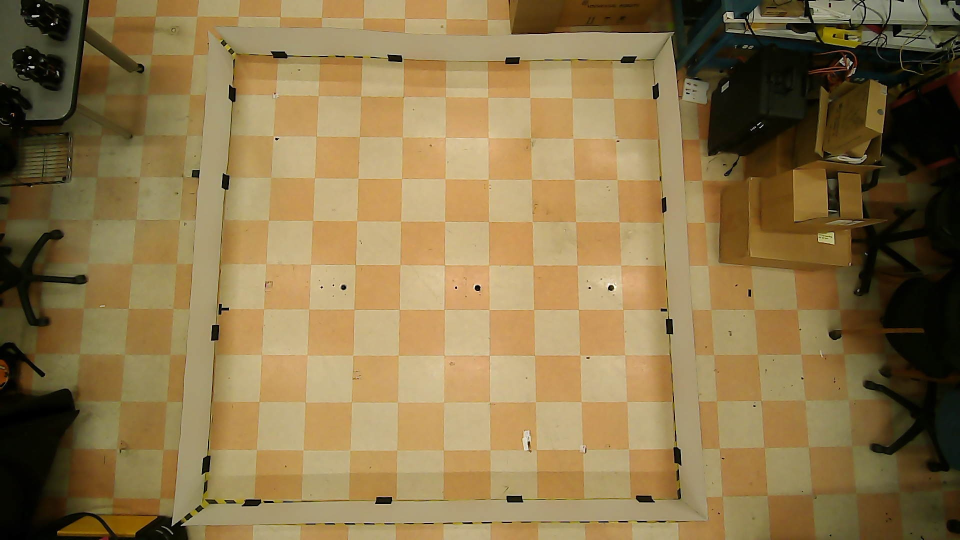
#> input picture src/cv_localization/config/background.jpg, 1920 x 1080 px (shown at 1/2 size)
$ python test_detector.py --image ../config/background.jpg
#> lines starting #> are read from the running program, lines starting #| are printed output that depends on the picture; after the words box and inside, x2 and y2 are one past the last pixel; in counts of white or black regions, pixels touching at a corner belong together
#> in main, frame is the input picture: shape (1080, 1920, 3); mean B, G, R 75.1, 117.4, 139.4
### src/cv_localization/cv_localization/detector.py
#!/usr/bin/env python3
"""
Robot detection module — marker-free version.

Detects TurtleBots as dark blobs on the checkerboard floor using:
  1. Background subtraction (reference image of empty workspace)
  2. Adaptive thresholding + contour detection
  3. History-aware identity tracking with short-horizon prediction

Orientation (θ) is NOT available from vision alone — it must come
from odom fusion (odom_fusion_node.py).

Returns per-robot (x_world, y_world) using the calibrated homography.
"""

import math
import time
from dataclasses import dataclass, field
from typing import Dict, List, Optional, Tuple

import cv2
import numpy as np
import yaml


ROBOT_COLORS = {
    1: (0, 0, 255),    # tb_1: red
    2: (255, 0, 0),    # tb_2: blue
    3: (0, 255, 0),    # tb_3: green
}


@dataclass
class RobotPose:
    """Detected pose for one robot."""
    robot_id: int
    x: float            # metres in world frame
    y: float            # metres in world frame
    theta: float         # radians — NaN when from vision only
    timestamp: float     # time.time()
    source: str          # "vision" or "aruco"
    confidence: float    # 0-1
    pixel_x: int = 0     # pixel position (for visualization)
    pixel_y: int = 0

    def as_tuple(self):
        return (self.x, self.y, self.theta)


@dataclass
class TrackedRobot:
    """Persistent tracking state for one robot."""
    robot_id: int
    smoothed_x: float = 0.0
    smoothed_y: float = 0.0
    smoothed_theta: float = 0.0
    pixel_x: int = 0
    pixel_y: int = 0
    last_seen: float = 0.0
    initialized: bool = False
    lost_count: int = 0
    position_history: List[Tuple[float, float, float, float, float]] = field(
        default_factory=list)


# [6 lines left out: function _normalize_angle, not called in this run]


class RobotDetector:
    """
    Detects TurtleBots in overhead camera frames without physical markers.

    Two-phase approach:
      Phase 1 (calibration): Capture background image of empty workspace.
      Phase 2 (runtime): Detect dark blobs via background subtraction +
          adaptive thresholding, track identities frame-to-frame.

    Parameters
    ----------
    config_path : str
        Path to config.yaml.
    calibration_path : str
        Path to calibration.yaml with the homography matrix.
    """

    def __init__(self, config_path: str, calibration_path: str):
        with open(config_path) as f:
            self.cfg = yaml.safe_load(f)
        with open(calibration_path) as f:
            cal = yaml.safe_load(f)

        self.H = np.array(cal["homography"], dtype=np.float64)
        self.H_inv = np.linalg.inv(self.H)
        self.workspace_w = cal["workspace"]["width_m"]
        self.workspace_h = cal["workspace"]["height_m"]

        # Pixel corners of workspace (for masking)
        corners = cal["pixel_corners"]
        self.workspace_pixel_corners = np.array([
            corners["top_left"],
            corners["top_right"],
            corners["bottom_right"],
            corners["bottom_left"],
        ], dtype=np.int32)

        # Detection parameters
        det_cfg = self.cfg.get("detection", {})
        self.num_robots = det_cfg.get("num_robots", 3)
        self.min_blob_area = det_cfg.get("min_blob_area", 800)
        self.max_blob_area = det_cfg.get("max_blob_area", 15000)
        self.robot_dark_thresh = det_cfg.get("robot_dark_threshold", 60)
        self.bg_diff_thresh = det_cfg.get("background_diff_threshold", 40)
        self.morph_kernel_size = det_cfg.get("morph_kernel_size", 7)

        # Tracking parameters
        track_cfg = self.cfg.get("tracking", {})
        self.alpha = track_cfg.get("smoothing_alpha", 0.7)
        self.max_stale = track_cfg.get("max_stale_sec", 2.0)
        self.max_match_dist_px = float(det_cfg.get("max_match_distance_px", 150))
        self.position_history_size = max(
            2, int(track_cfg.get("position_history_size", 8)))
        self.prediction_horizon_sec = max(
            0.0, float(track_cfg.get("prediction_horizon_sec", 1.0)))
        self.prediction_weight = min(
            1.0, max(0.0, float(track_cfg.get("prediction_weight", 0.8))))
        self.missed_track_cost_px = float(
            track_cfg.get("missed_track_cost_px", self.max_match_dist_px * 1.25))

        # Robot IDs (1-based: tb_1, tb_2, tb_3)
        self.robot_ids = list(range(1, self.num_robots + 1))

        # Tracking state
        self.tracked: Dict[int, TrackedRobot] = {
            rid: TrackedRobot(robot_id=rid) for rid in self.robot_ids
        }

        # Background image (set via set_background())
        self.bg_gray = None
        self.bg_set = False

        # Workspace mask (to ignore outside the workspace boundary)
        self._workspace_mask = None

    # ------------------------------------------------------------------
    # Background management
    # ------------------------------------------------------------------
    # [5 lines left out: function set_background, not called in this run]

    def has_background(self) -> bool:
        return self.bg_set

    # ------------------------------------------------------------------
    # Coordinate transforms
    # ------------------------------------------------------------------
    # [11 lines left out: functions pixel_to_world, world_to_pixel, not called in this run]

    def _get_workspace_mask(self, shape: Tuple[int, int]) -> np.ndarray:
        """Create a mask that is white inside the workspace, black outside."""
        if self._workspace_mask is None or self._workspace_mask.shape[:2] != shape[:2]:
            self._workspace_mask = np.zeros(shape[:2], dtype=np.uint8)
            cv2.fillPoly(self._workspace_mask,
                         [self.workspace_pixel_corners], 255)
            # Erode slightly to avoid border detection
            kernel = cv2.getStructuringElement(cv2.MORPH_RECT, (15, 15))
            self._workspace_mask = cv2.erode(self._workspace_mask, kernel)
        return self._workspace_mask

    # [7 lines left out: function _is_in_workspace, not called in this run]

    # ------------------------------------------------------------------
    # Detection
    # ------------------------------------------------------------------
    def _detect_blobs(self, frame: np.ndarray) -> List[Tuple[int, int, float]]:
        """
        Detect dark robot-shaped blobs in the frame.

        Returns list of (cx_px, cy_px, area) for each detected blob.
        """
        gray = cv2.cvtColor(frame, cv2.COLOR_BGR2GRAY)
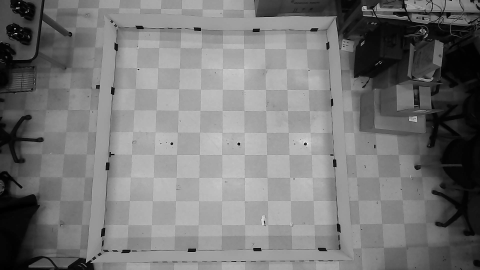
#> gray: shape (1080, 1920) (shown at 1/4 size); min 0, max 255, mean 119.2
        gray = cv2.GaussianBlur(gray, (5, 5), 0)
        workspace_mask = self._get_workspace_mask(frame.shape)
#> in _get_workspace_mask, `cv2.fillPoly(self._workspace_mask, [self.workspace_pixel_corners], 255)`:
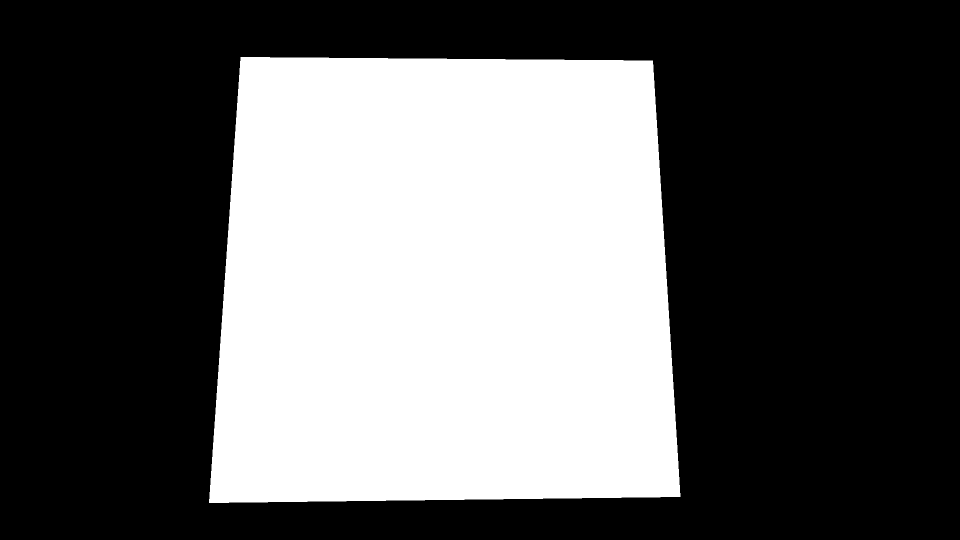
#> self._workspace_mask: shape (1080, 1920) (shown at 1/2 size); 37.6% white; 1 white region, box (x1, y1, x2, y2) and area: (418, 114, 1361, 1006) 780120

        # --- Method 1: Background subtraction ---
        if self.bg_set:
            diff = cv2.absdiff(gray, self.bg_gray)
            _, fg_mask = cv2.threshold(diff, self.bg_diff_thresh, 255,
                                       cv2.THRESH_BINARY)
        else:
            # Fallback: just threshold for dark objects
            _, fg_mask = cv2.threshold(gray, self.robot_dark_thresh, 255,
                                       cv2.THRESH_BINARY_INV)
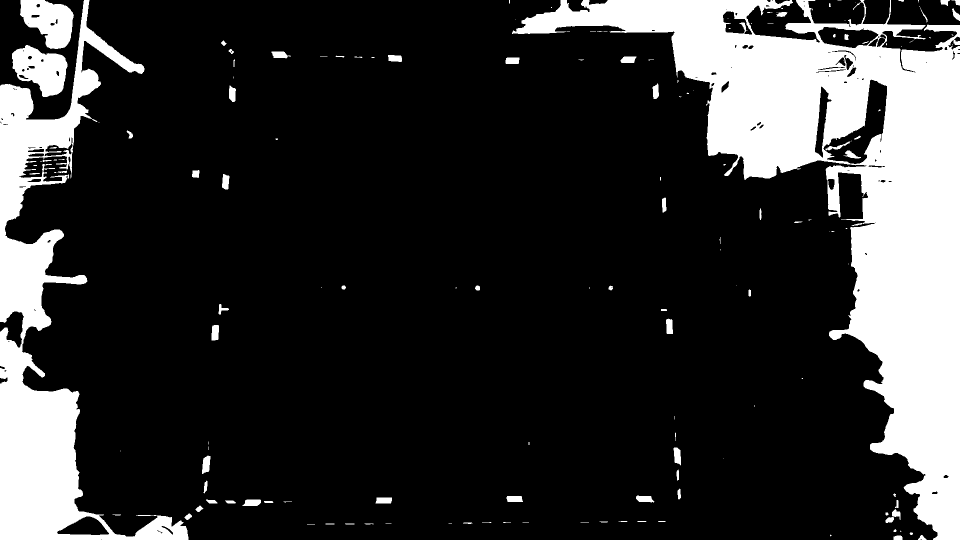
#> fg_mask: shape (1080, 1920) (shown at 1/2 size); 19.6% white; 157 white regions (73 under 20 px), largest, box (x1, y1, x2, y2) and area: (1024, 0, 1920, 1080) 276960, (0, 0, 377, 1080) 104706, (24, 90, 135, 194) 7242

        # --- Method 2: Dark object detection (combined with bg sub) ---
        _, dark_mask = cv2.threshold(gray, self.robot_dark_thresh, 255,
                                     cv2.THRESH_BINARY_INV)

        # Combine: object must be dark AND different from background
        if self.bg_set:
            combined = cv2.bitwise_and(fg_mask, dark_mask)
        else:
            combined = dark_mask

        # Apply workspace mask
        combined = cv2.bitwise_and(combined, workspace_mask)
#> combined: shape (1080, 1920); 0.02% white; 12 white regions (6 under 20 px), largest, box (x1, y1, x2, y2) and area: (950, 571, 960, 581) 82, (1217, 571, 1226, 581) 63, (683, 571, 692, 579) 58, (1011, 126, 1038, 128) 52, (1322, 618, 1330, 622) 32, (453, 616, 458, 621) 21

        # Morphological cleanup
        kernel = cv2.getStructuringElement(
            cv2.MORPH_ELLIPSE,
            (self.morph_kernel_size, self.morph_kernel_size))
        combined = cv2.morphologyEx(combined, cv2.MORPH_CLOSE, kernel)
#> (the rest of the program and of its run is left out)
